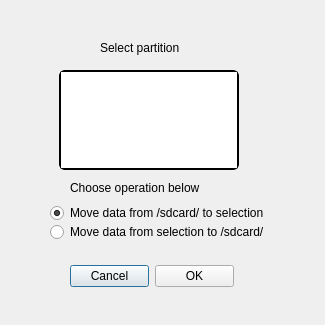
<?xml version="1.0" encoding="UTF-8"?>
<ui version="4.0">
 <class>dataDialog</class>
 <widget class="QDialog" name="dataDialog">
  <property name="geometry">
   <rect>
    <x>0</x>
    <y>0</y>
    <width>325</width>
    <height>325</height>
   </rect>
  </property>
  <property name="minimumSize">
   <size>
    <width>325</width>
    <height>325</height>
   </size>
  </property>
  <property name="maximumSize">
   <size>
    <width>325</width>
    <height>325</height>
   </size>
  </property>
  <property name="windowTitle">
   <string>Move Kodi Data</string>
  </property>
  <widget class="QWidget" name="datadialog_layoutWidget">
   <property name="geometry">
    <rect>
     <x>70</x>
     <y>260</y>
     <width>164</width>
     <height>32</height>
    </rect>
   </property>
   <layout class="QHBoxLayout" name="horizontalLayout">
    <item>
     <widget class="QPushButton" name="cancelButton">
      <property name="text">
       <string>Cancel</string>
      </property>
     </widget>
    </item>
    <item>
     <widget class="QPushButton" name="okButton">
      <property name="text">
       <string>OK</string>
      </property>
     </widget>
    </item>
   </layout>
  </widget>
  <widget class="QListWidget" name="listDirectories1">
   <property name="geometry">
    <rect>
     <x>59</x>
     <y>70</y>
     <width>180</width>
     <height>100</height>
    </rect>
   </property>
   <property name="minimumSize">
    <size>
     <width>180</width>
     <height>100</height>
    </size>
   </property>
   <property name="maximumSize">
    <size>
     <width>180</width>
     <height>100</height>
    </size>
   </property>
   <property name="toolTip">
    <string>&lt;html&gt;&lt;head/&gt;&lt;body&gt;&lt;p&gt;Click to select an external partition &lt;/p&gt;&lt;/body&gt;&lt;/html&gt;</string>
   </property>
   <property name="styleSheet">
    <string notr="true">QListWidget {
    border: 2px solid #8f8f91;
    border-radius: 6px;
    border-color: black;
  
}</string>
   </property>
  </widget>
  <widget class="QLabel" name="label_4">
   <property name="geometry">
    <rect>
     <x>100</x>
     <y>40</y>
     <width>111</width>
     <height>16</height>
    </rect>
   </property>
   <property name="text">
    <string>Select partition</string>
   </property>
  </widget>
  <widget class="QRadioButton" name="dataButton3">
   <property name="geometry">
    <rect>
     <x>20</x>
     <y>371</y>
     <width>331</width>
     <height>20</height>
    </rect>
   </property>
   <property name="text">
    <string>Move thumbnails from /sdcard to selection</string>
   </property>
  </widget>
  <widget class="QLabel" name="label_3">
   <property name="geometry">
    <rect>
     <x>70</x>
     <y>180</y>
     <width>161</width>
     <height>16</height>
    </rect>
   </property>
   <property name="text">
    <string>Choose operation below</string>
   </property>
  </widget>
  <widget class="QRadioButton" name="dataButton1">
   <property name="geometry">
    <rect>
     <x>50</x>
     <y>203</y>
     <width>331</width>
     <height>20</height>
    </rect>
   </property>
   <property name="text">
    <string>Move data from /sdcard/ to selection</string>
   </property>
   <property name="checked">
    <bool>true</bool>
   </property>
  </widget>
  <widget class="QRadioButton" name="dataButton4">
   <property name="geometry">
    <rect>
     <x>20</x>
     <y>390</y>
     <width>291</width>
     <height>20</height>
    </rect>
   </property>
   <property name="text">
    <string>Move thumbnails from selection to /sdcard</string>
   </property>
  </widget>
  <widget class="QRadioButton" name="dataButton2">
   <property name="geometry">
    <rect>
     <x>50</x>
     <y>222</y>
     <width>331</width>
     <height>20</height>
    </rect>
   </property>
   <property name="text">
    <string>Move data from selection to /sdcard/</string>
   </property>
  </widget>
 </widget>
 <resources/>
 <connections>
  <connection>
   <sender>okButton</sender>
   <signal>clicked()</signal>
   <receiver>dataDialog</receiver>
   <slot>accept()</slot>
   <hints>
    <hint type="sourcelabel">
     <x>183</x>
     <y>165</y>
    </hint>
    <hint type="destinationlabel">
     <x>145</x>
     <y>105</y>
    </hint>
   </hints>
  </connection>
  <connection>
   <sender>cancelButton</sender>
   <signal>clicked()</signal>
   <receiver>dataDialog</receiver>
   <slot>reject()</slot>
   <hints>
    <hint type="sourcelabel">
     <x>100</x>
     <y>165</y>
    </hint>
    <hint type="destinationlabel">
     <x>145</x>
     <y>105</y>
    </hint>
   </hints>
  </connection>
 </connections>
</ui>
